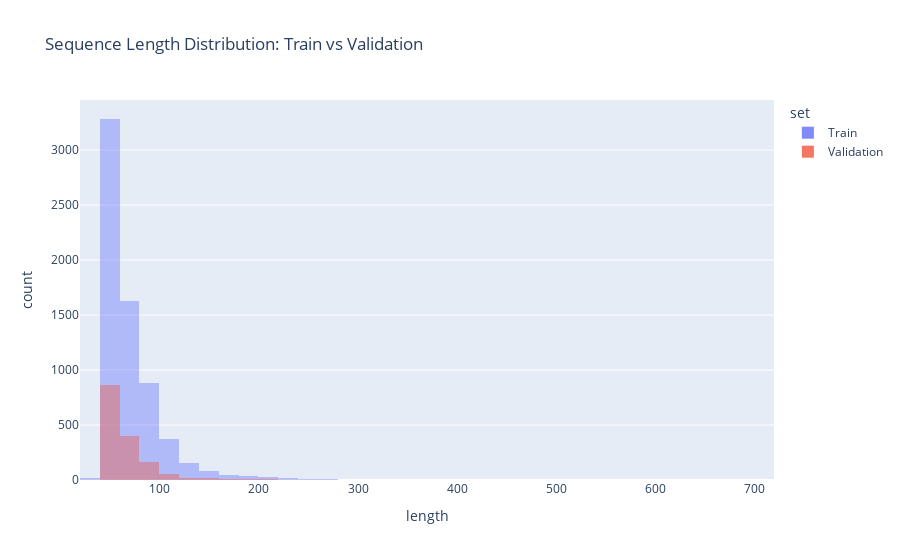

Notebook code for this chart:
### Markdown cell above
Second(to avoid always look at the first one) Train/validation split sequences lengths comparaison.

### Code cell
def get_set_sequences_lengths(set:DF, name:str) -> DF:
    return (
        set
        .groupby("sequence_id", observed=True)
        .size()
        .reset_index(name="length")
        .assign(set=name)
    )

full_se_lengths = pd.concat((
    get_set_sequences_lengths(folds[2][0], "Train"),
    get_set_sequences_lengths(folds[2][1], "Validation"),
))

fig = px.histogram(
    full_se_lengths,
    x="length",
    color="set",
    barmode="overlay",  # or 'group' if you want side-by-side bars
    nbins=50,           # adjust bin size if needed
    title="Sequence Length Distribution: Train vs Validation"
)

fig.update_traces(opacity=0.8)  # better visibility with overlay
fig.show()

### Figure 1 — Plotly figure (JSON) as saved in the notebook; plotly's stock layout.template omitted (floating-point values rounded to 4 significant figures; data arrays with more than 128 entries replaced by an {"elided": "..."} marker saying what was removed)
{"data": [{"bingroup": "x", "hovertemplate": "set=Train<br>length=%{x}<br>count=%{y}<extra></extra>", "legendgroup": "Train", "marker": {"color": "#636efa", "opacity": 0.5, "pattern": {"shape": ""}}, "name": "Train", "nbinsx": 50, "opacity": 0.8, "orientation": "v", "showlegend": true, "type": "histogram", "x": {"elided": "6581 int values"}, "xaxis": "x", "yaxis": "y"}, {"bingroup": "x", "hovertemplate": "set=Validation<br>length=%{x}<br>count=%{y}<extra></extra>", "legendgroup": "Validation", "marker": {"color": "#EF553B", "opacity": 0.5, "pattern": {"shape": ""}}, "name": "Validation", "nbinsx": 50, "opacity": 0.8, "orientation": "v", "showlegend": true, "type": "histogram", "x": {"elided": "1570 int values"}, "xaxis": "x", "yaxis": "y"}], "layout": {"barmode": "overlay", "legend": {"title": {"text": "set"}, "tracegroupgap": 0}, "title": {"text": "Sequence Length Distribution: Train vs Validation"}, "xaxis": {"anchor": "y", "domain": [0, 1], "title": {"text": "length"}}, "yaxis": {"anchor": "x", "domain": [0, 1], "title": {"text": "count"}}}}
